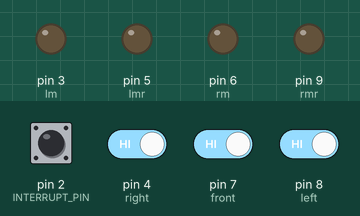
This sketch was run on a simulated Arduino Uno, built with avr-gcc and run on an emulated ATmega328P. Parts: output pins drawn as LEDs (lit = HIGH). The test bench sets the inputs (shaded band); at power-on: pin 4 (right), pin 7 (front), pin 8 (left) HIGH, pin 2 (INTERRUPT_PIN) LOW. The sensor or clock chip raises its interrupt line as the real part does; what the sketch prints to the serial monitor is not drawn.

Above: at 1.7 s.
1.8 s: pin 4 (right) driven LOW and pin 8 (left) driven LOW
At 2.1 s:
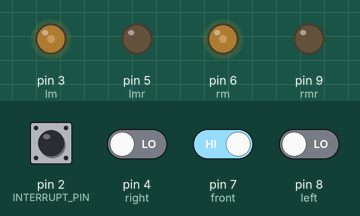
3.3 s: pin 4 (right) driven HIGH and pin 7 (front) driven LOW
At 4.5 s:
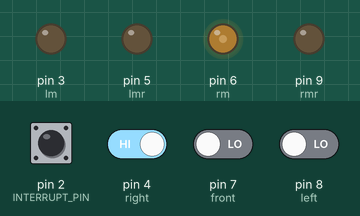
Timing chart, 0 to 6.3 s (numbered marks = the images above; inputs shaded):
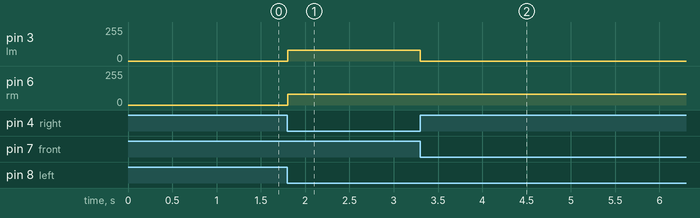

The sketch:

gyro_direction.ino
```cpp
#include "I2Cdev.h"
#include "MPU6050_6Axis_MotionApps20.h"
#if I2CDEV_IMPLEMENTATION == I2CDEV_ARDUINO_WIRE
    #include "Wire.h"
#endif

// class default I2C address is 0x68
// specific I2C addresses may be passed as a parameter here
// AD0 low = 0x68 (default for SparkFun breakout and InvenSense evaluation board)
// AD0 high = 0x69
MPU6050 mpu;
//MPU6050 mpu(0x69); // <-- use for AD0 high
#define OUTPUT_READABLE_YAWPITCHROLL
#define INTERRUPT_PIN 2  // use pin 2 on Arduino Uno & most boards

bool dmpReady = false;  // set true if DMP init was successful
uint8_t mpuIntStatus;   // holds actual interrupt status byte from MPU
uint8_t devStatus;      // return status after each device operation (0 = success, !0 = error)
uint16_t packetSize;    // expected DMP packet size (default is 42 bytes)
uint16_t fifoCount;     // count of all bytes currently in FIFO
uint8_t fifoBuffer[64]; // FIFO storage buffer

// orientation/motion vars
Quaternion q;           // [w, x, y, z]         quaternion container
VectorInt16 aa;         // [x, y, z]            accel sensor measurements
VectorInt16 aaReal;     // [x, y, z]            gravity-free accel sensor measurements
VectorInt16 aaWorld;    // [x, y, z]            world-frame accel sensor measurements
VectorFloat gravity;    // [x, y, z]            gravity vector
float euler[3];         // [psi, theta, phi]    Euler angle container
float ypr[3];           // [yaw, pitch, roll]   yaw/pitch/roll container and gravity vector

// packet structure for InvenSense teapot demo
uint8_t teapotPacket[14] = { '$', 0x02, 0,0, 0,0, 0,0, 0,0, 0x00, 0x00, '\r', '\n' };

volatile bool mpuInterrupt = false;     // indicates whether MPU interrupt pin has gone high
void dmpDataReady() {
    mpuInterrupt = true;
}

const int lm = 3;
const int lmr = 5;
const int rm = 6;
const int rmr = 9;
const int left = 8;
const int right = 4;
const int front = 7;
float kP = 0.1;
float kD = 0.1;
int last_value;
int dirValue;

void setup() {
  pinMode(lm, OUTPUT);
pinMode(lmr, OUTPUT);
pinMode(rm, OUTPUT);
pinMode(rmr, OUTPUT);
pinMode(left, INPUT);
pinMode(right, INPUT);
  pinMode(front, INPUT);
    // join I2C bus (I2Cdev library doesn't do this automatically)
    #if I2CDEV_IMPLEMENTATION == I2CDEV_ARDUINO_WIRE
        Wire.begin();
        Wire.setClock(400000); // 400kHz I2C clock. Comment this line if having compilation difficulties
    #elif I2CDEV_IMPLEMENTATION == I2CDEV_BUILTIN_FASTWIRE
        Fastwire::setup(400, true);
    #endif

    // initialize serial communication
    // (115200 chosen because it is required for Teapot Demo output, but it's
    // really up to you depending on your project)
    Serial.begin(115200);
    while (!Serial); // wait for Leonardo enumeration, others continue immediately


    // initialize device
    Serial.println(F("Initializing I2C devices..."));
    mpu.initialize();
    pinMode(INTERRUPT_PIN, INPUT);

    // verify connection
    Serial.println(F("Testing device connections..."));
    Serial.println(mpu.testConnection() ? F("MPU6050 connection successful") : F("MPU6050 connection failed"));

//    // wait for ready
//    Serial.println(F("\nSend any character to begin DMP programming and demo: "));
//    while (Serial.available() && Serial.read()); // empty buffer
//    while (!Serial.available());                 // wait for data
//    while (Serial.available() && Serial.read()); // empty buffer again

    // load and configure the DMP
    Serial.println(F("Initializing DMP..."));
    devStatus = mpu.dmpInitialize();

    // supply your own gyro offsets here, scaled for min sensitivity
    mpu.setXGyroOffset(220);
    mpu.setYGyroOffset(76);
    mpu.setZGyroOffset(-85);
    mpu.setZAccelOffset(1788); // 1688 factory default for my test chip

    // make sure it worked (returns 0 if so)
    if (devStatus == 0) {
        // Calibration Time: generate offsets and calibrate our MPU6050
        mpu.CalibrateAccel(6);
        mpu.CalibrateGyro(6);
        mpu.PrintActiveOffsets();
        // turn on the DMP, now that it's ready
        Serial.println(F("Enabling DMP..."));
        mpu.setDMPEnabled(true);

        // enable Arduino interrupt detection
        Serial.print(F("Enabling interrupt detection (Arduino external interrupt "));
        Serial.print(digitalPinToInterrupt(INTERRUPT_PIN));
        Serial.println(F(")..."));
        attachInterrupt(digitalPinToInterrupt(INTERRUPT_PIN), dmpDataReady, RISING);
        mpuIntStatus = mpu.getIntStatus();

        // set our DMP Ready flag so the main loop() function knows it's okay to use it
        Serial.println(F("DMP ready! Waiting for first interrupt..."));
        dmpReady = true;

        // get expected DMP packet size for later comparison
        packetSize = mpu.dmpGetFIFOPacketSize();
    } else {
        // ERROR!
        // 1 = initial memory load failed
        // 2 = DMP configuration updates failed
        // (if it's going to break, usually the code will be 1)
        Serial.print(F("DMP Initialization failed (code "));
        Serial.print(devStatus);
        Serial.println(F(")"));
    }
}


void loop() {
            int aa;
            Serial.println(aa);
            int leftVal = !digitalRead(left);
            int rightVal = !digitalRead(right);
            int frontVal = !digitalRead(front);
            Serial.print(leftVal);
            Serial.print(rightVal);
            Serial.println(frontVal);

            if((leftVal == HIGH && rightVal == HIGH && frontVal == LOW)){

              if(aa >= 0){
                int err = aa - 0;
                int diff = err * kP + (err - last_value) * kD;
                motor(80-diff,80+diff);
                last_value = err;
                Serial.println(err);
              }
              else if(aa<0){
                int err = 180 + aa;
                int diff = err * kP + (err - last_value) * kD;
                motor(80-diff,80+diff);
                last_value = err;
                Serial.println(err);
              }
            }
            else if((leftVal == HIGH && rightVal == LOW && frontVal == HIGH)){
             // while(int(ypr[0] * 180/M_PI)<91){
                Serial.println(aa);
                motor(0,80);

//                if(aa >= 0){
//                  int err = aa - 0;
//                  int diff = err * kP + (err - last_value) * kD;
//                  motor(80-diff,80+diff);
//                  last_value = err;
//                  Serial.println(err);
//                }
//                else if(aa<0){
//                  int err = 180 + aa;
//                  int diff = err * kP + (err - last_value) * kD;
//                  motor(80-diff,80+diff);
//                  last_value = err;
//                  Serial.println(err);
//                }

            }

            switch(aa){
              case 0:
                Serial.println("North");
                //digitalWrite(5, HIGH);
                break;
              case 90:
                Serial.println("East");
                //digitalWrite(6, HIGH);
                break;
              case -179:
                Serial.println("South");
                //digitalWrite(7, HIGH);
                break;
              case -90:
                Serial.println("West");
                //digitalWrite(8, HIGH);
                break;
              default:
//                digitalWrite(5, LOW);
//                digitalWrite(6, LOW);
//                digitalWrite(7, LOW);
//                digitalWrite(8, LOW);
                  Serial.println("Westeee");
//
            }
//

//            Serial.print("\t");
//            Serial.print(ypr[1] * 180/M_PI);
//            Serial.print("\t");
//            Serial.println(ypr[2] * 180/M_PI);
   //     #endif


    }


void motor(int left, int right){


  if (left > 0 && right==0){
    Serial.println("rr");
    analogWrite(lm, left);
    analogWrite(lmr, LOW);
    analogWrite(rm, right);
    analogWrite(rmr, LOW);

    delay(1);
   // loop();
  }
//  else if(left < 0 && right=0){
//    digitalWrite(lm, LOW);
//    analogWrite(lmr, left * -1);
//  }
  else if(left == 0 && right >0){
    Serial.println("ll");
    analogWrite(lm, left);
    analogWrite(lmr, LOW);
    analogWrite(rm, right);
    analogWrite(rmr, LOW);
    delay(1);
    //loop();
  }
  else if(left > 0 && right >0){
    Serial.println("ff");
    analogWrite(lm, left);
    analogWrite(lmr, LOW);
    analogWrite(rm, right);
    analogWrite(rmr, LOW);
    delay(1);
    //loop();
  }
//  else if(left = 0 && right <0){
//    digitalWrite(rm, LOW);
//    analogWrite(rmr, right * -1);
//  }
  else if((left == 0 && right ==0)|| (left == 255 && right ==255)){
    Serial.println("ss");
    digitalWrite(lm, LOW);
    digitalWrite(lmr, LOW);
    digitalWrite(rm, LOW);
    digitalWrite(rmr, LOW);
  }
}
```

Measured:
- after the input at 1.8 s, pin 3 (lm), pin 6 (rm): 0/255 → 80/255 at once
- after the input at 3.3 s, pin 3 (lm): 80/255 → 0/255 at once
